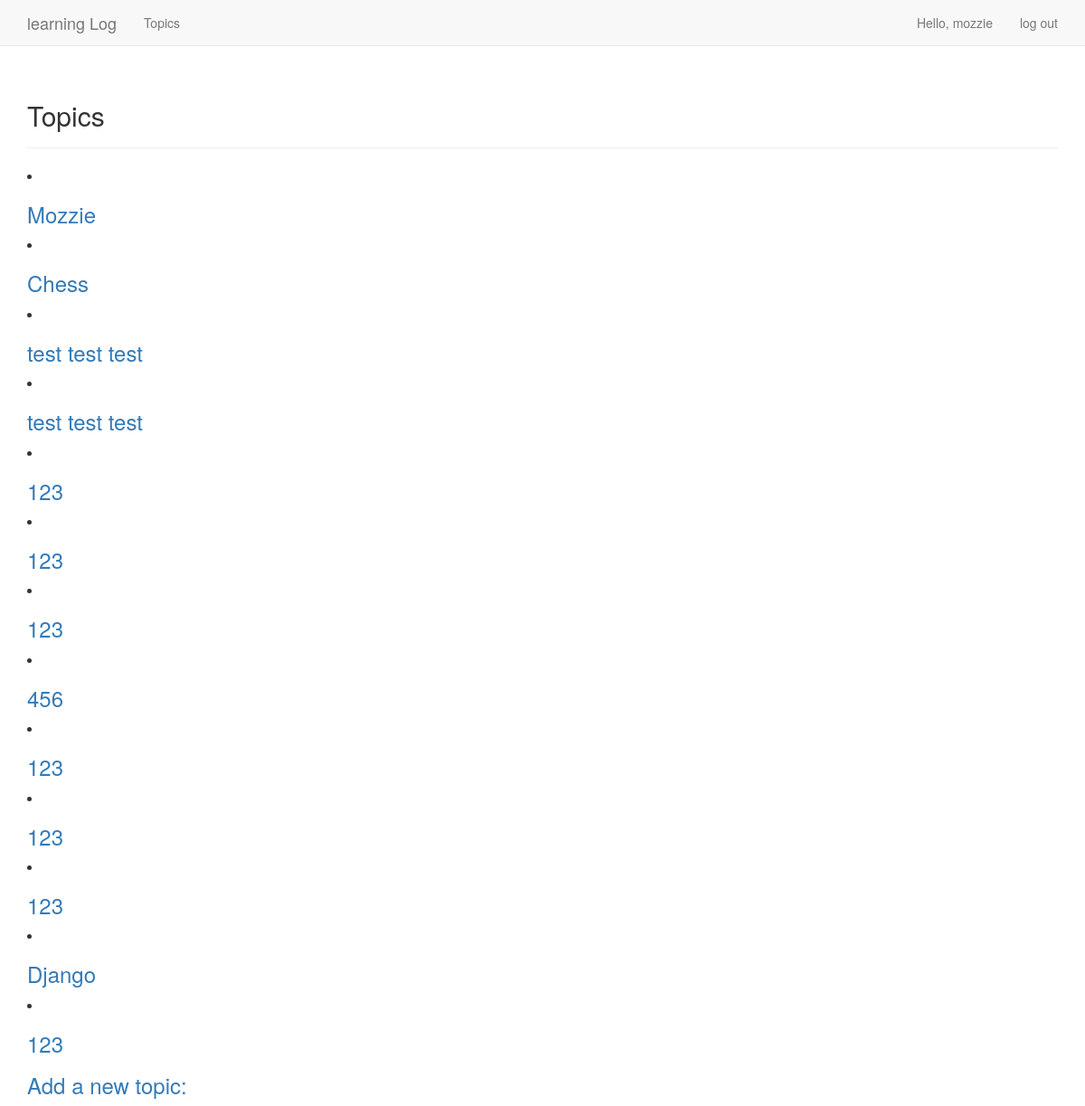
The page /topics/ (signed in) on the database its author committed.
### learning_logs/models.py (models this page shows)
class Topic(models.Model):
    text = models.CharField(max_length=200)
    date_added = models.DateTimeField(auto_now_add=True)
    owner = models.ForeignKey(User,on_delete=models.CASCADE)
    def __str__(self):
        return  self.text

### learning_logs/views.py (the view)
# urls.py: url(r'^topics/$',views.topics,name='topics'),
@login_required
def topics(request):
    topics = Topic.objects.filter(owner=request.user).order_by('date_added')
    context = {'topics':topics}
    return render(request,'learning_logs/topics.html',context)

### learning_logs/templates/learning_logs/topics.html
{% extends "learning_logs/base.html" %}
{% block header %}
    <h2>Topics</h2>
{% endblock header %}
{% block content %}
    {% for topic in topics %}
        <li>
            <h3>
            <a href="{% url 'learning_logs:topic' topic.id %}">{{ topic }}</a>
            </h3>
        </li>
    {% empty %}
        <li>No topics have been added yet.</li>
    {% endfor %}
<h3><a href="{% url 'learning_logs:new_topic' %}">Add a new topic:</a></h3>
{% endblock content %}

### learning_logs/templates/learning_logs/base.html (shortened to what this page needs)
{% load bootstrap3 %}
<!DOCTYPE html>
<html lang="en">
<head>
    {% bootstrap_css %}
</head>
<body>
    <nav class="navbar navbar-default navbar-static-top">
        <div class="container">
            <div class="navbar-header">
                <a href="{% url 'learning_logs:index' %}" class="navbar-brand">
                    learning Log
                </a>
            </div>
            <div class="navbar-collapse collapse" id="navbar">
                <ul class="nav navbar-nav">
                    <li><a href="{% url 'learning_logs:topics' %}">Topics</a></li>
                </ul>
                <ul class="nav navbar-nav navbar-right">
                    {% if user.is_authenticated %}
                        <li><a>Hello, {{ user.username }}</a></li>
                        <li><a href="{% url 'users:logout' %}">log out</a></li>
                    {% else %}
                    <li><a href="{% url 'users:register' %}">register</a></li>
                    <li><a href="{% url 'users:login' %}">log in</a></li>
                    {% endif %}
                </ul>
            </div>
        </div>
    </nav>
    <div class="container">
        <div class="page-header">
            {% block header %}{% endblock header %}
        </div>
        <div>
            {% block content %}{% endblock content %}
        </div>
    </div>
</body>
</html>

### rows shown on the page
Topic: text "Mozzie"
Topic: text "Chess"
Topic: text "test test test"
Topic: text "test test test"
Topic: text "123"
Topic: text "123"
Topic: text "123"
Topic: text "456"
Topic: text "123"
Topic: text "123"
Topic: text "123"
Topic: text "Django"
Topic: text "123"

### other values the page prints
{{ user.username }} "mozzie"
